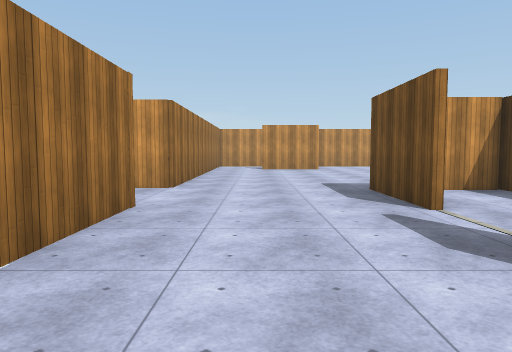
View 1 (above)

24 first-person views from a walk through a Unity game level. The camera is 1.5 m above the floor, tilts 4° down and sees 70° across. The floor is counted in squares, 2 m on a side. Each view is taken from the middle of a square. On the plan, view 1 faces up. The plan holds only what a view shows up to about 11 squares ahead; the rest is blank. The player character is not drawn. Surface patterns are stand-ins for the level's own textures.

View 2
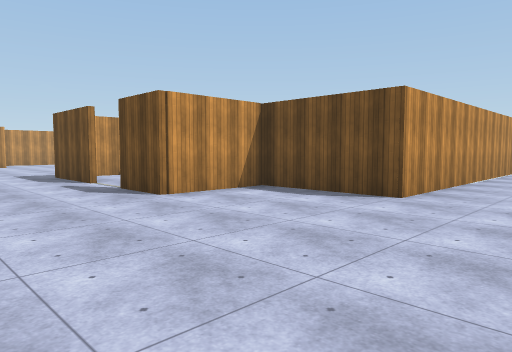

View 3
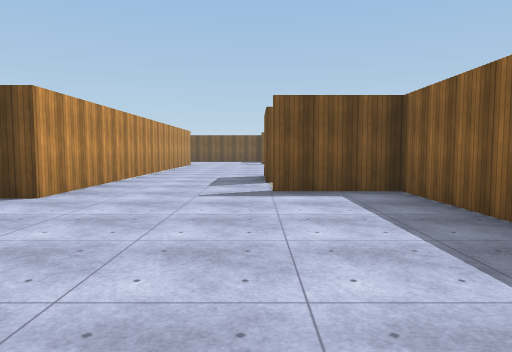

View 4
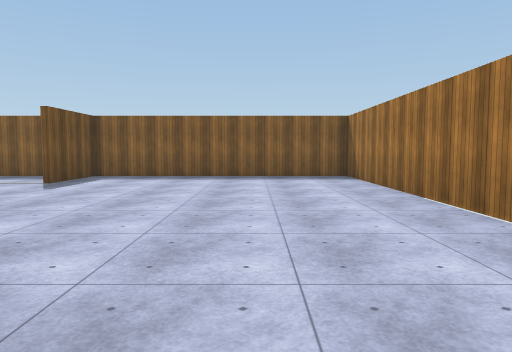

View 5
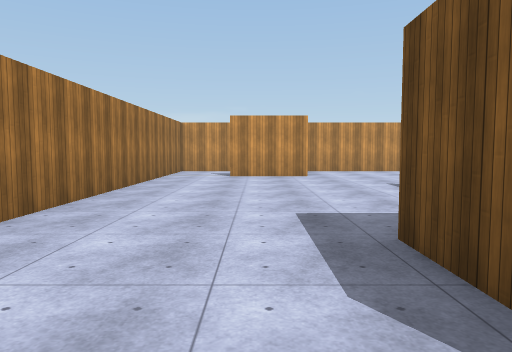

View 6
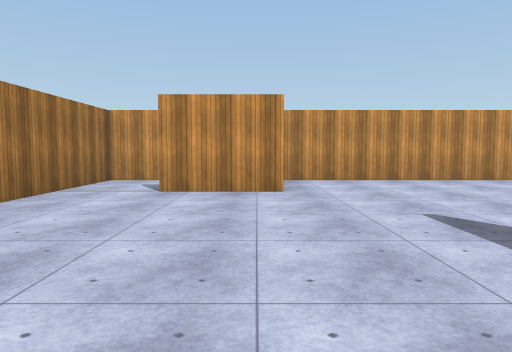

View 7
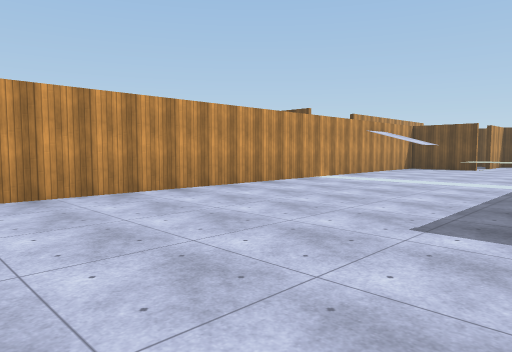

View 8
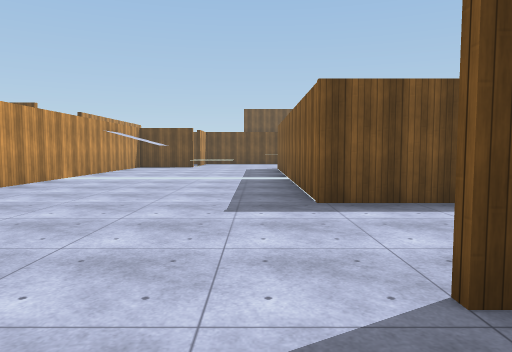

View 9
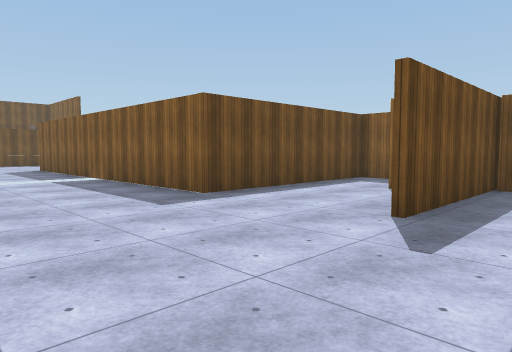

View 10
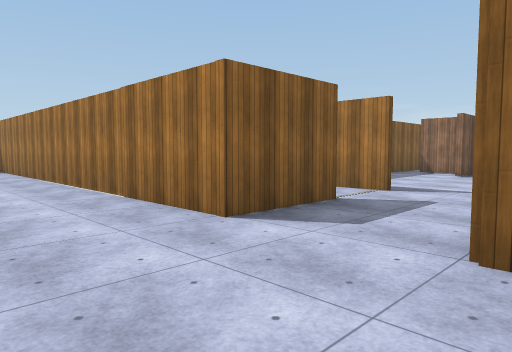

View 11
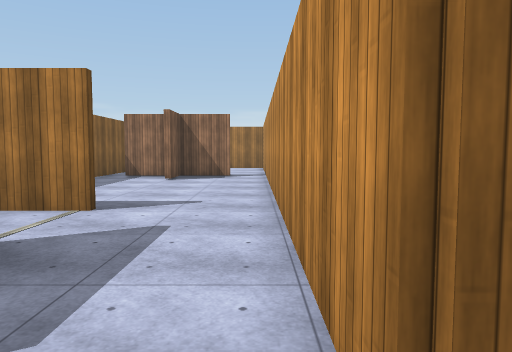

View 12
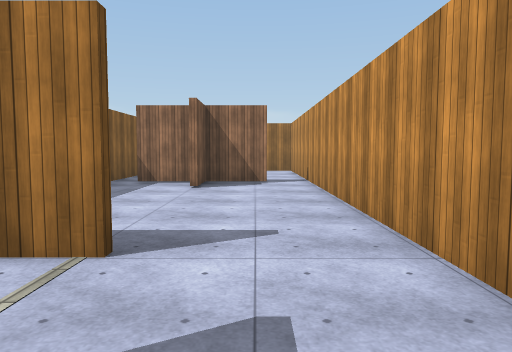

View 13
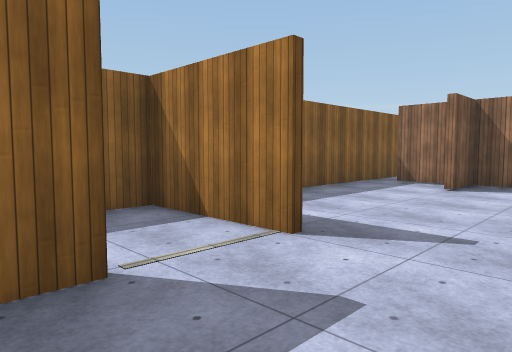

View 14
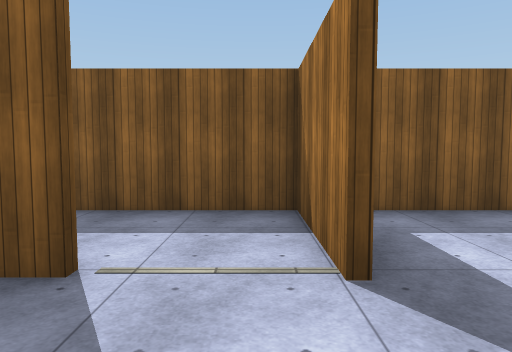

View 15
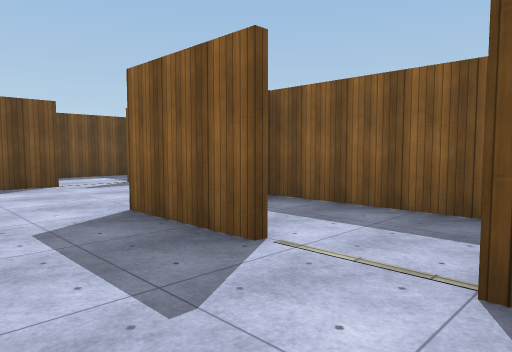

View 16
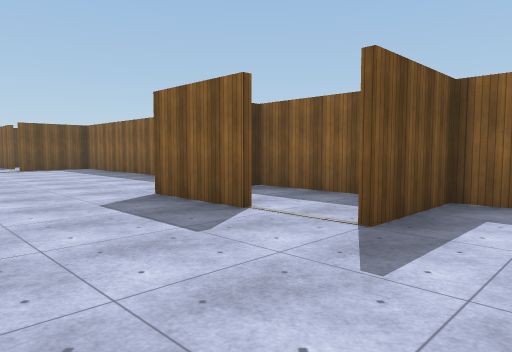

View 17
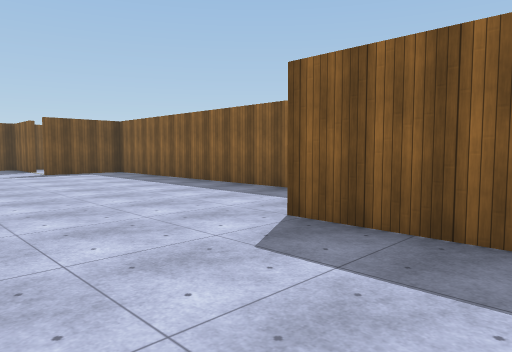

View 18
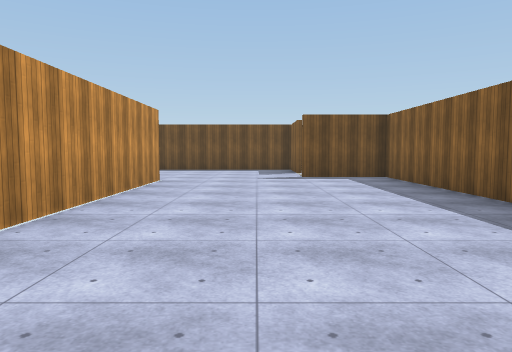

View 19
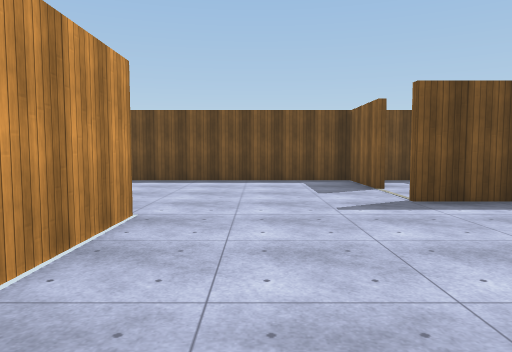

View 20
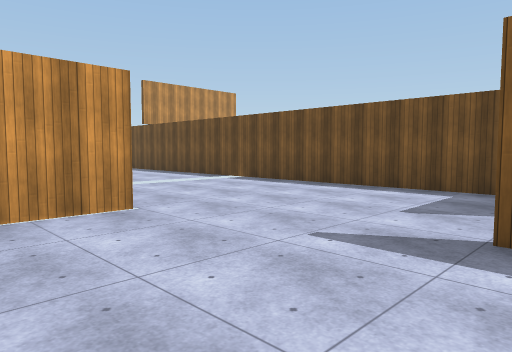

View 21
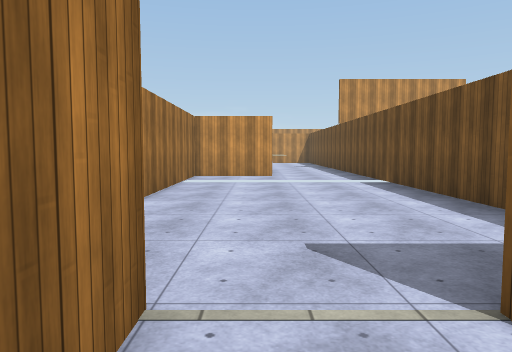

View 22
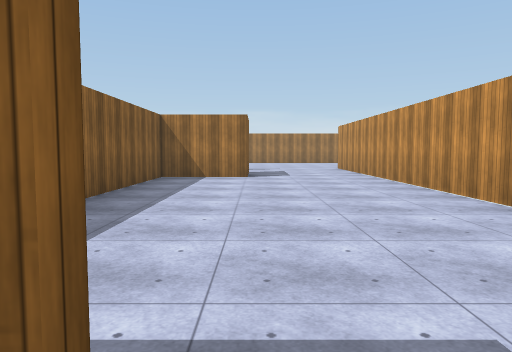

View 23
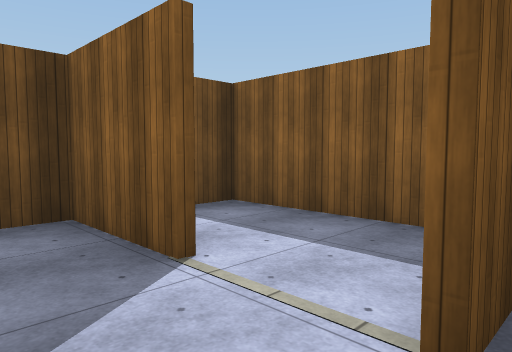

View 24
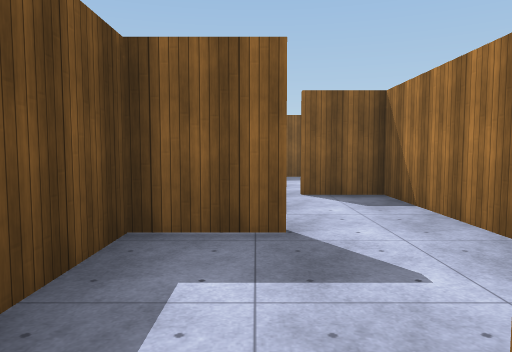

### Floor plan
Ten units are one square. View 1 is at (0, 0); x grows to the right and y downward. Boxes are objects, and circles mark ways between rooms. Rooms are numbered by the first view taken in them; rooms with no view inside come last. Other rooms are left out.
<svg viewBox="-125 -177 362 259">
<path fill="none" stroke="#000" d="M46 -15 22 -15 22 -30M22 -45 22 -71M47 -66 47 -110M-17 -49 -17 77 57 77 57 52M74 53 97 53 97 77 193 77 193 52M82 -86 82 -110 148 -110M25 -146 2 -146M182 16 47 16 47 -19M182 -37 182 12M195 52 195 64M-4 -172 -17 -172 -17 -73M210 53 232 53 232 -29M202 77 232 77 232 61M140 -172 26 -172M-55 -50 -55 -25 -18 -25M-40 -49 -17 -49M-115 -45 -115 -32M-115 -62 -115 -49 -102 -49M-115 -25 -64 -25M-17 -73 -114 -73M47 -19 47 -39M46 -69 32 -69M66 -57 82 -57 82 -86M71 77 96 77"/>
<circle cx="-25" cy="-65" r="3" fill="#2a7"/>
<circle cx="20" cy="-35" r="3" fill="#2a7"/>
<circle cx="75" cy="-75" r="3" fill="#2a7"/>
<circle cx="70" cy="60" r="3" fill="#2a7"/>
<text x="40" y="-10">1</text>
<text x="-70" y="-50">2</text>
<text x="30" y="-40">3</text>
<text x="70" y="-70">4</text>
<text x="80" y="70">5</text>
</svg>
Room 1 opens to room 2. Room 1 opens to room 3. Room 1 opens to room 4. Room 1 opens to room 5.

Where each view was taken, in squares from view 1:
view 1: 0 up, 0 right, facing up
view 2: 4 down, 1 left, facing up-right
view 3: 5 down, 1 left, facing right
view 4: 3 up, 1 right, facing down
view 5: 4 up, 1 right, facing up
view 6: 8 up, 2 right, facing up
view 7: 11 up, 4 right, facing up-right
view 8: 12 up, 3 right, facing right
view 9: 15 up, 3 right, facing down-right
view 10: 8 up, 1 right, facing down-left
view 11: 7 up, 1 left, facing left
view 12: 6 up, 3 left, facing left
view 13: 7 up, 3 left, facing down-left
view 14: 7 up, 5 left, facing down
view 15: 7 up, 6 left, facing down-right
view 16: 2 down, 4 right, facing down-right
view 17: 2 down, 7 right, facing down-right
view 18: 4 down, 9 right, facing right
view 19: 3 down, 14 right, facing right
view 20: 6 down, 16 right, facing up-right
view 21: 7 down, 20 right, facing up
view 22: 5 down, 20 right, facing left
view 23: 4 down, 19 right, facing down-right
view 24: 9 up, 7 right, facing down
